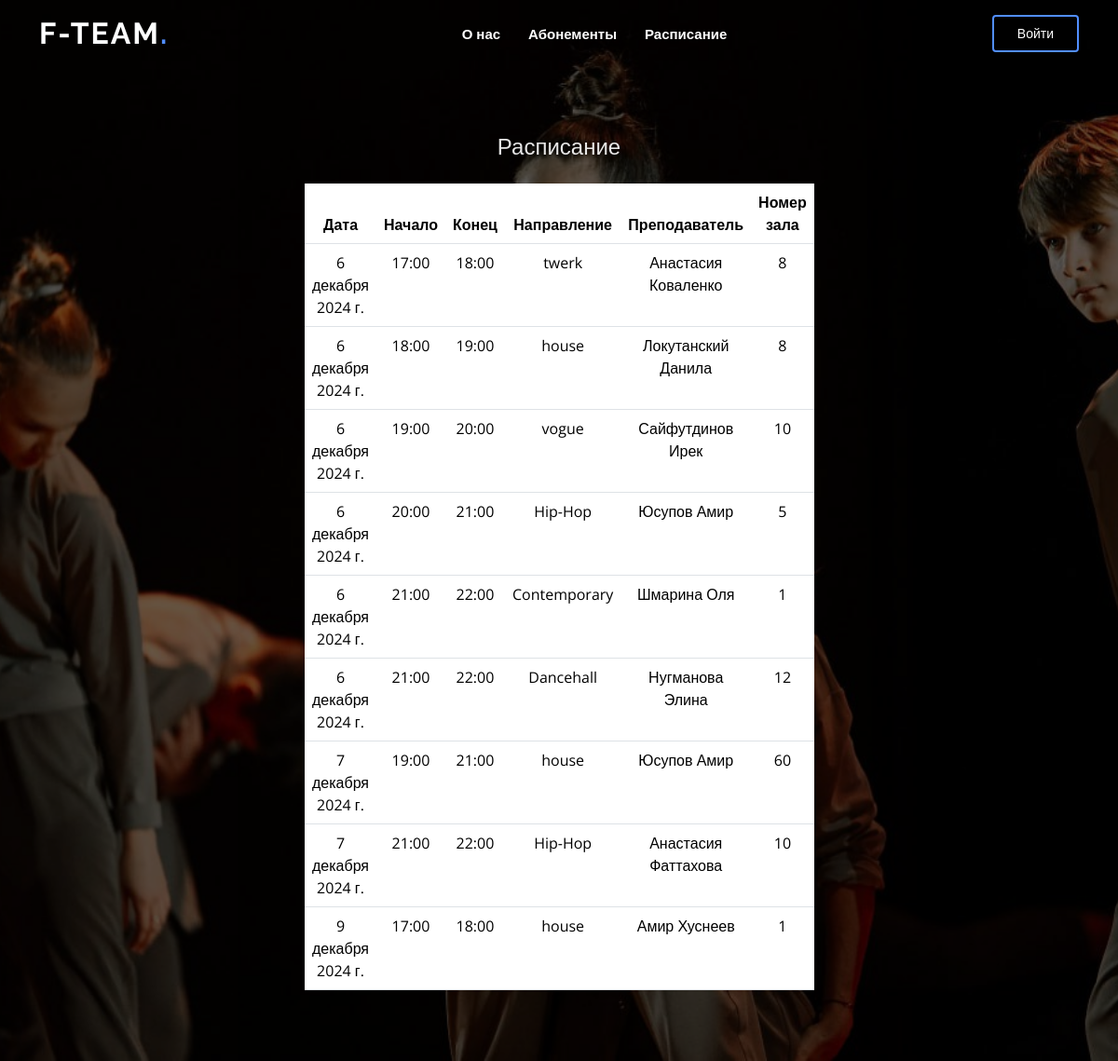
The app's page /training with its own data.
### authapp/models.py (models this page shows, shortened)
class Training(models.Model):
    SPECIALIZATION_CHOICES = [
        ('dh', 'Dancehall'),
        ('hh', 'Hip-Hop'),
        ('cont', 'Contemporary'),
        ('tw', 'twerk'),
        ('vg', 'vogue'),
        ('hs', 'house'),
    ]
    specialization = models.CharField('Направление', max_length=100, choices=SPECIALIZATION_CHOICES)
    date=models.DateField('Дата', null=True)
    time_start = models.TimeField('Время начала', null=True)
    time_end = models.TimeField('Время окончания', null=True)
    gym_number = models.DecimalField('Номер зала', max_digits=10, decimal_places=0)
    trainer = models.ForeignKey('Trainer', on_delete=models.CASCADE, null=True, verbose_name='Тренер')
    class Meta:
        verbose_name = 'Расписание'
        verbose_name_plural = 'Расписание'

class Trainer(models.Model):
    SPECIALIZATION_CHOICES = [
        ('dh', 'Dancehall'),
        ('hh', 'Hip-Hop'),
        ('cont', 'Contemporary'),
        ('tw', 'twerk'),
        ('vg', 'vogue'),
        ('hs', 'house'),
    ]
    fio = models.CharField('ФИО', max_length=100)
    specialization = models.CharField('Направление', max_length=100, choices=SPECIALIZATION_CHOICES)
    phonenumber = models.CharField('Номер телефона', max_length=12)
    email = models.EmailField('Почта')
    class Meta:
        verbose_name = 'Тренер'
        verbose_name_plural = 'Тренеры'

### authapp/views.py (the view)
# urls.py: path('training', views.training, name='training'),
def training(request):
    training = Training.objects.all().order_by('date', 'time_start')
    return render(request, 'authapp/training.html', {'trainings': training})

### authapp/templates/authapp/training.html (shortened to what this page needs)
{% extends 'authapp/base.html' %}
{% block head %}
<h2>Расписание</h2>
<br>
<table class="table">
    <thead>
        <tr>
            <th>Дата</th>
            <th>Начало</th>
            <th>Конец</th>
            <th>Направление</th>
            <th>Преподаватель</th>
            <th>Номер зала</th>
        </tr>
    </thead>
    <tbody>
        {% for training in trainings %}
        <tr>
            <td>{{ training.date }}</td>
            <td>{{ training.time_start }}</td>
            <td>{{ training.time_end }}</td>
            <td>{{ training.get_specialization_display }}</td>
            <td>{{ training.trainer.fio }}</td>
            <td>{{ training.gym_number }}</td>
        </tr>
        {% endfor %}
    </tbody>
</table>
{% endblock %}

### authapp/templates/authapp/base.html (shortened to what this page needs)
{% load static %}
<!DOCTYPE html>
<html lang="en">
<head>
  <link rel="stylesheet" href="{% static 'authapp/assets/vendor/aos/aos.css'%}" >
  <link rel="stylesheet" href="{% static 'authapp/assets/vendor/bootstrap/css/bootstrap.min.css'%}" >
  <link rel="stylesheet" href="{% static 'authapp/assets/vendor/bootstrap-icons/bootstrap-icons.css'%}" >
  <link rel="stylesheet" href="{% static 'authapp/assets/vendor/boxicons/css/boxicons.min.css'%}" >
  <link rel="stylesheet" href="{% static 'authapp/assets/vendor/glightbox/css/glightbox.min.css'%}" >
  <link rel="stylesheet" href="{% static 'authapp/assets/vendor/remixicon/remixicon.css'%}" >
  <link rel="stylesheet" href="{% static 'authapp/assets/vendor/swiper/swiper-bundle.min.css'%}" >
  <link rel="stylesheet" href="{% static 'authapp/assets/css/style.css'%}" >
</head>
<body>
  <header id="header" class="fixed-top ">
    <div class="container d-flex align-items-center justify-content-lg-between">
      <h1 class="logo me-auto me-lg-0"><a href="/">F-team<span>.</span></a></h1>
      <nav id="navbar" class="navbar order-last order-lg-0">
        <ul>
          <li><a class="nav-link scrollto" href="/#about">О нас</a></li>
          <li><a class="nav-link scrollto" href="/abonement">Абонементы</a></li>
          <li><a class="nav-link scrollto" href="/training">Расписание</a></li>
        </ul>
      </nav>
      {% if not request.user.is_authenticated %}
        <a href="/login" class="get-started-btn scrollto">Войти</a>
      {% else %}
        <a href="/logout" class="get-started-btn scrollto">Выйти</a>
      {% endif %}
    </div>
  </header>
  <section id="hero" class="d-flex align-items-center justify-content-center">
    <div class="container" data-aos="fade-up">
      <div class="row justify-content-center" data-aos="fade-up" data-aos-delay="150">
        <div class="col-xl-6 col-lg-8">
            {% block head %}
            {% endblock head %}
        </div>
      </div>
    </div>
  </section>
</body>
</html>

### authapp/static/authapp/assets/css/style.css (style rules this page uses)
body { font-family: "Open Sans", sans-serif; color: #444444; }
a { color: #518eff; text-decoration: none; }
h1, h2, h3, h4, h5, h6 { font-family: "Raleway", sans-serif; }
#header { transition: all 0.5s; z-index: 997; padding: 15px 0; }
#header .logo { font-size: 32px; margin: 0; padding: 0; line-height: 1; font-weight: 700; letter-spacing: 2px; text-transform: uppercase; }
#header .logo a { color: #fff; }
#header .logo a span { color: #518eff; }
.get-started-btn { color: #fff; border-radius: 4px; padding: 7px 25px 8px 25px; white-space: nowrap; transition: 0.3s; font-size: 14px; display: inline-block; border: 2px solid #518eff; }
.navbar { padding: 0; }
.navbar ul { margin: 0; padding: 0; display: flex; list-style: none; align-items: center; }
.navbar li { position: relative; }
.navbar a, .navbar a:focus { display: flex; align-items: center; justify-content: space-between; padding: 10px 0 10px 30px; font-size: 15px; font-weight: 600; color: #fff; white-space: nowrap; transition: 0.3s; }
#hero { width: 100%; min-height: 100vh; background: url("../img/elina.jpg") top center; background-size: cover; position: relative; }
#hero:before { content: ""; background: rgba(0, 0, 0, 0.6); position: absolute; bottom: 0; top: 0; left: 0; right: 0; }
#hero .container { position: relative; padding-top: 74px; text-align: center; }
#hero h2 { color: rgba(255, 255, 255, 0.9); margin: 10px 0 0 0; font-size: 24px; }
@media (min-width: 1024px) { #hero { background-attachment: fixed; } }
section { padding: 60px 0; overflow: hidden; }

### records on screen
Training: date "6 декабря 2024 г.", time_start "17:00", time_end "18:00", specialization "twerk", trainer.fio "Анастасия Коваленко", gym_number "8"
Training: date "6 декабря 2024 г.", time_start "18:00", time_end "19:00", specialization "house", trainer.fio "Локутанский Данила", gym_number "8"
Training: date "6 декабря 2024 г.", time_start "19:00", time_end "20:00", specialization "vogue", trainer.fio "Сайфутдинов Ирек", gym_number "10"
Training: date "6 декабря 2024 г.", time_start "20:00", time_end "21:00", specialization "Hip-Hop", trainer.fio "Юсупов Амир", gym_number "5"
Training: date "6 декабря 2024 г.", time_start "21:00", time_end "22:00", specialization "Contemporary", trainer.fio "Шмарина Оля", gym_number "1"
Training: date "6 декабря 2024 г.", time_start "21:00", time_end "22:00", specialization "Dancehall", trainer.fio "Нугманова Элина", gym_number "12"
Training: date "7 декабря 2024 г.", time_start "19:00", time_end "21:00", specialization "house", trainer.fio "Юсупов Амир", gym_number "60"
Training: date "7 декабря 2024 г.", time_start "21:00", time_end "22:00", specialization "Hip-Hop", trainer.fio "Анастасия Фаттахова", gym_number "10"
Training: date "9 декабря 2024 г.", time_start "17:00", time_end "18:00", specialization "house", trainer.fio "Амир Хуснеев", gym_number "1"
